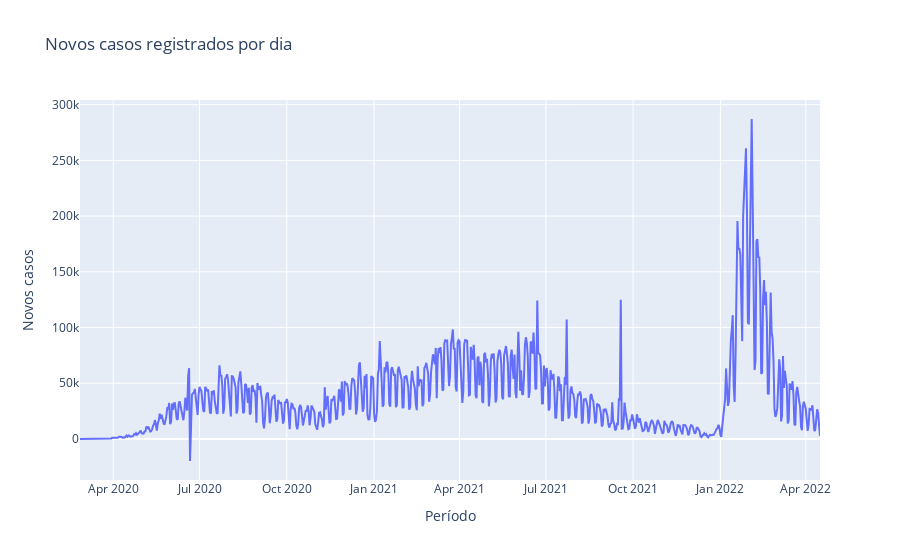

The notebook cell this image was saved under:
### Code cell
# Visualizando os dados no gráfico
px.line(brasil, "date", "novos_casos_dia",
        labels={"date": "Período", "novos_casos_dia": "Novos casos"},
        title="Novos casos registrados por dia")

### Figure 1 — Plotly figure (JSON) as saved in the notebook; plotly's stock layout.template omitted (floating-point values rounded to 4 significant figures; data arrays with more than 128 entries replaced by an {"elided": "..."} marker saying what was removed)
{"data": [{"hovertemplate": "Período=%{x}<br>Novos casos=%{y}<extra></extra>", "legendgroup": "", "line": {"color": "#636efa", "dash": "solid"}, "marker": {"symbol": "circle"}, "mode": "lines", "name": "", "orientation": "v", "showlegend": false, "type": "scatter", "x": {"elided": "781 str values"}, "xaxis": "x", "y": {"elided": "781 int values"}, "yaxis": "y"}], "layout": {"legend": {"tracegroupgap": 0}, "title": {"text": "Novos casos registrados por dia"}, "xaxis": {"anchor": "y", "domain": [0, 1], "title": {"text": "Período"}}, "yaxis": {"anchor": "x", "domain": [0, 1], "title": {"text": "Novos casos"}}}}
